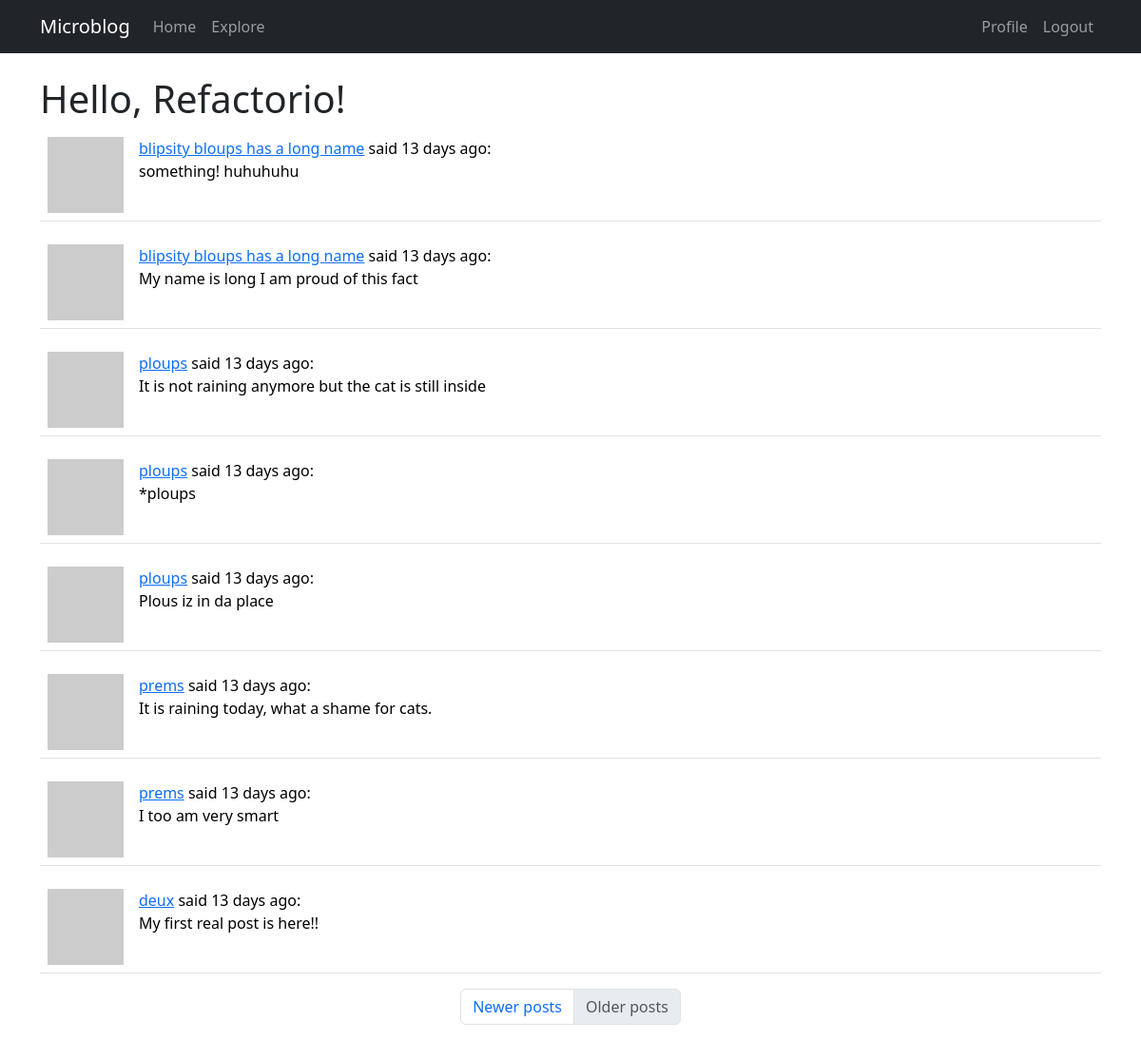
Screenshot of /explore?page=2 (signed in) with the database file from the repository.
### app/models.py (models this page shows, shortened)
class User(UserMixin, db.Model):
    id: so.Mapped[int] = so.mapped_column(primary_key=True)
    username: so.Mapped[str] = so.mapped_column(sa.String(64), index=True, unique=True)
    email: so.Mapped[str] = so.mapped_column(sa.String(120), index=True, unique=True)
    password_hash: so.Mapped[Optional[str]] = so.mapped_column(sa.String(256))
    posts: so.WriteOnlyMapped["Post"] = so.relationship(back_populates="author")
    about_me: so.Mapped[Optional[str]] = so.mapped_column(sa.String(140))
    last_seen: so.Mapped[Optional[datetime]] = so.mapped_column(
        default=lambda: datetime.now(timezone.utc)
    )
    following: so.WriteOnlyMapped["User"] = so.relationship(
        secondary=followers,
        primaryjoin=(followers.c.follower_id == id),
        secondaryjoin=(followers.c.followed_id == id),
        back_populates="followers",
    )
    followers: so.WriteOnlyMapped["User"] = so.relationship(
        secondary=followers,
        primaryjoin=(followers.c.followed_id == id),
        secondaryjoin=(followers.c.follower_id == id),
        back_populates="following",
    )
    def avatar(self, size):
        digest = md5(self.email.lower().encode("utf-8")).hexdigest()
        return f"https://www.gravatar.com/avatar/{digest}?d=identicon&s={size}"

class Post(db.Model):
    id: so.Mapped[int] = so.mapped_column(primary_key=True)
    body: so.Mapped[str] = so.mapped_column(sa.String(140))
    timestamp: so.Mapped[datetime] = so.mapped_column(
        index=True, default=lambda: datetime.now(timezone.utc)
    )
    user_id: so.Mapped[int] = so.mapped_column(sa.ForeignKey(User.id), index=True)
    author: so.Mapped[User] = so.relationship(back_populates="posts")
    language: so.Mapped[Optional[str]] = so.mapped_column(sa.String(5))

### app/main/routes.py (the view)
@bp.route("/explore")
@login_required
def explore():
    page = request.args.get("page", 1, int)
    query = sa.select(Post).order_by(Post.timestamp.desc())
    posts = db.paginate(
        query, page=page, per_page=current_app.config["POSTS_PER_PAGE"], error_out=False
    )
    prev_url = url_for("main.explore", page=posts.prev_num) if posts.has_prev else None
    next_url = url_for("main.explore", page=posts.next_num) if posts.has_next else None
    return render_template(
        "index.html",
        title=_("Explore"),
        posts=posts,
        prev_url=prev_url,
        next_url=next_url,
    )

### app/__init__.py (called while the page is built)
def get_locale():
    return "fr"

### app/main/routes.py (called while the page is built)
@bp.before_app_request
def before_request():
    if current_user.is_authenticated:
        current_user.last_seen = datetime.now(timezone.utc)
        db.session.commit()
    g.locale = get_locale()

### app/models.py (called while the page is built)
@login.user_loader
def load_user(id):
    return db.session.get(User, int(id))

### app/templates/index.html (shortened to what this page needs)
{% extends 'base.html' %}
{% import "bootstrap_wtf.html" as wtf %}
{% block content %}
<h1>{{_("Hello")}}, {{ current_user.username }}!</h1>
{% for post in posts %}
{% include '_post.html' %}
{% endfor %}
<nav aria-label="Post navigation">
  <ul class="pagination justify-content-center">
    <li class="page-item {% if not prev_url %} disabled{% endif %}">
      <a class="page-link" href="{{ prev_url }}">{{_("Newer posts")}}</a>
    </li>
    <li class=" page-item {% if not next_url %} disabled{% endif %}">
        <a class="page-link" href="{{ next_url }}">{{_("Older posts")}}</a>
    </li>
  </ul>
</nav>
{% endblock %}

### app/templates/_post.html (shortened to what this page needs)
<table class="table table-hover">
    <tr valign="top">
        <td width="70px">
            <a href="{{ url_for('main.user', username=post.author.username) }}">
                <img src="{{ post.author.avatar(36) }}"></a>
        </td>
        <td>
            <a href="{{ url_for('main.user', username=post.author.username) }}">
                {{ post.author.username }}</a>
            {{_("said")}} {{ moment(post.timestamp).fromNow() }}:
            <br>
            <span id="post{{ post.id }}">{{ post.body }}</span>
        </td>
    </tr>
</table>

### rows the page displays
User: username "Refactorio"
Post: author.username "blipsity bloups has a long name", timestamp "13 days ago", body "something! huhuhuhu"
Post: author.username "blipsity bloups has a long name", timestamp "13 days ago", body "My name is long I am proud of this fact"
Post: author.username "ploups", timestamp "13 days ago", body "It is not raining anymore but the cat is still inside"
Post: author.username "ploups", timestamp "13 days ago", body "*ploups"
Post: author.username "ploups", timestamp "13 days ago", body "Plous iz in da place"
Post: author.username "prems", timestamp "13 days ago", body "It is raining today, what a shame for cats."
Post: author.username "prems", timestamp "13 days ago", body "I too am very smart"
Post: author.username "deux", timestamp "13 days ago", body "My first real post is here!!"
